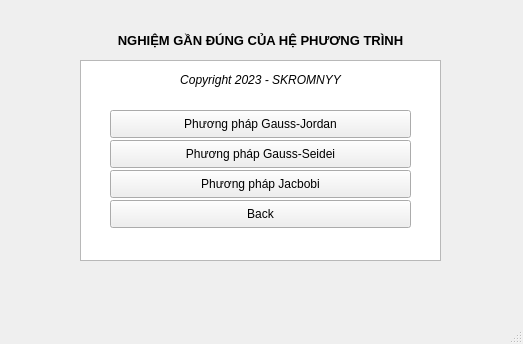
<?xml version="1.0" encoding="UTF-8"?>
<ui version="4.0">
 <class>menunoisuy_2</class>
 <widget class="QMainWindow" name="menunoisuy_2">
  <property name="geometry">
   <rect>
    <x>0</x>
    <y>0</y>
    <width>523</width>
    <height>344</height>
   </rect>
  </property>
  <property name="windowTitle">
   <string>MainWindow</string>
  </property>
  <widget class="QWidget" name="menutichphan">
   <widget class="QTextBrowser" name="textBrowser">
    <property name="geometry">
     <rect>
      <x>80</x>
      <y>60</y>
      <width>361</width>
      <height>201</height>
     </rect>
    </property>
   </widget>
   <widget class="QLabel" name="label">
    <property name="geometry">
     <rect>
      <x>0</x>
      <y>30</y>
      <width>521</width>
      <height>20</height>
     </rect>
    </property>
    <property name="font">
     <font>
      <family>Arial</family>
      <pointsize>10</pointsize>
      <weight>75</weight>
      <bold>true</bold>
     </font>
    </property>
    <property name="lineWidth">
     <number>1</number>
    </property>
    <property name="text">
     <string>NGHIỆM GẦN ĐÚNG CỦA HỆ PHƯƠNG TRÌNH</string>
    </property>
    <property name="alignment">
     <set>Qt::AlignCenter</set>
    </property>
   </widget>
   <widget class="QPushButton" name="ppgauass">
    <property name="geometry">
     <rect>
      <x>110</x>
      <y>140</y>
      <width>301</width>
      <height>28</height>
     </rect>
    </property>
    <property name="layoutDirection">
     <enum>Qt::LeftToRight</enum>
    </property>
    <property name="text">
     <string>Phương pháp Gauss-Seidei</string>
    </property>
   </widget>
   <widget class="QPushButton" name="ppjacobi">
    <property name="geometry">
     <rect>
      <x>110</x>
      <y>170</y>
      <width>301</width>
      <height>28</height>
     </rect>
    </property>
    <property name="text">
     <string>Phương pháp Jacbobi</string>
    </property>
   </widget>
   <widget class="QPushButton" name="back">
    <property name="geometry">
     <rect>
      <x>110</x>
      <y>200</y>
      <width>301</width>
      <height>28</height>
     </rect>
    </property>
    <property name="text">
     <string>Back</string>
    </property>
   </widget>
   <widget class="QLabel" name="label_6">
    <property name="geometry">
     <rect>
      <x>80</x>
      <y>70</y>
      <width>361</width>
      <height>20</height>
     </rect>
    </property>
    <property name="font">
     <font>
      <italic>true</italic>
     </font>
    </property>
    <property name="text">
     <string>Copyright 2023 - SKROMNYY</string>
    </property>
    <property name="alignment">
     <set>Qt::AlignCenter</set>
    </property>
   </widget>
   <widget class="QPushButton" name="ppgauass_khu">
    <property name="geometry">
     <rect>
      <x>110</x>
      <y>110</y>
      <width>301</width>
      <height>28</height>
     </rect>
    </property>
    <property name="layoutDirection">
     <enum>Qt::LeftToRight</enum>
    </property>
    <property name="text">
     <string>Phương pháp Gauss-Jordan</string>
    </property>
   </widget>
  </widget>
  <widget class="QMenuBar" name="menubar">
   <property name="geometry">
    <rect>
     <x>0</x>
     <y>0</y>
     <width>523</width>
     <height>26</height>
    </rect>
   </property>
  </widget>
  <widget class="QStatusBar" name="statusbar"/>
 </widget>
 <resources/>
 <connections/>
</ui>
